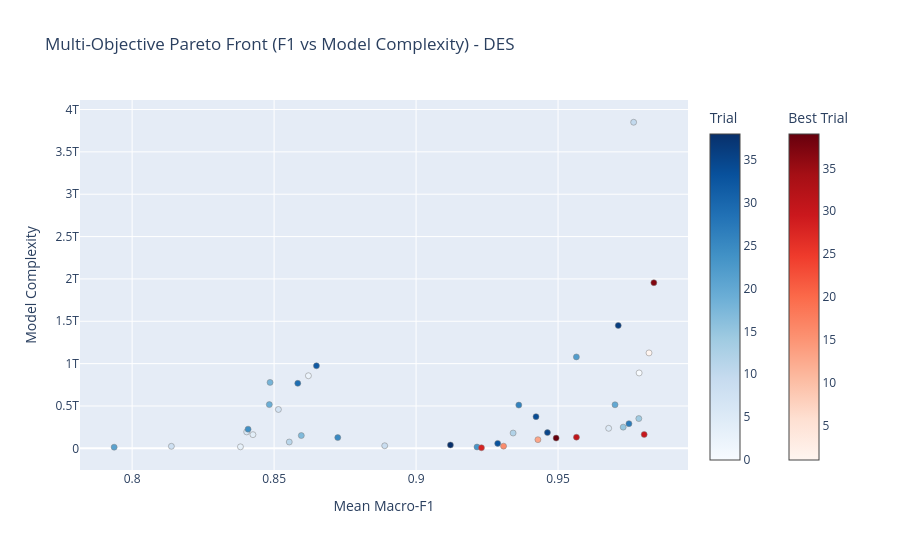
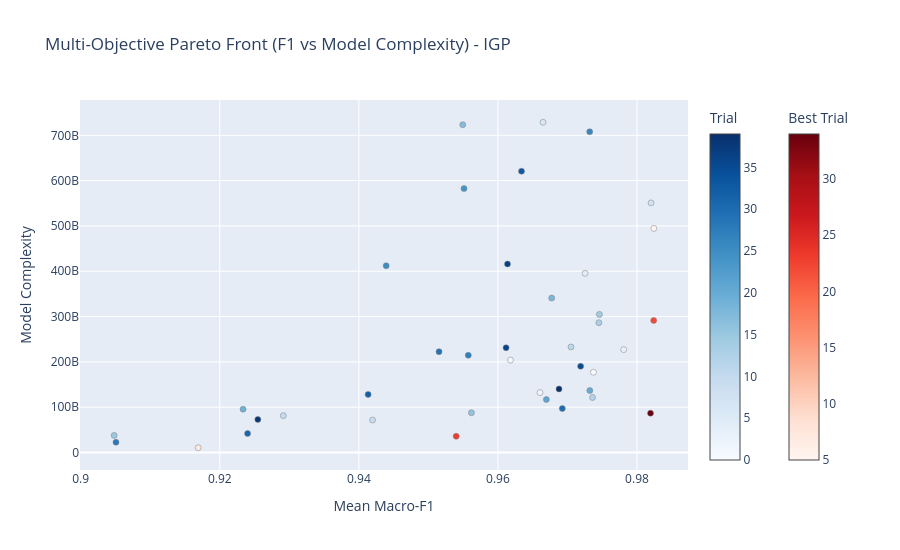
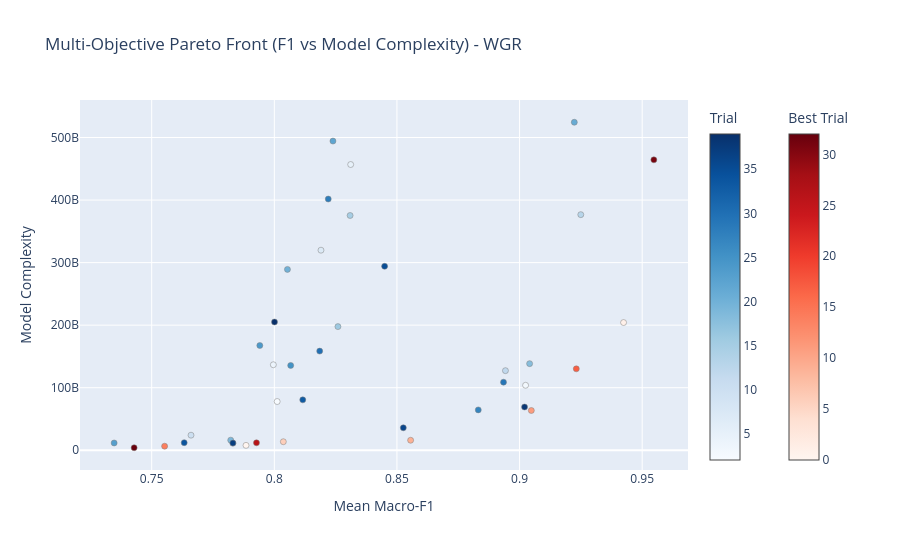
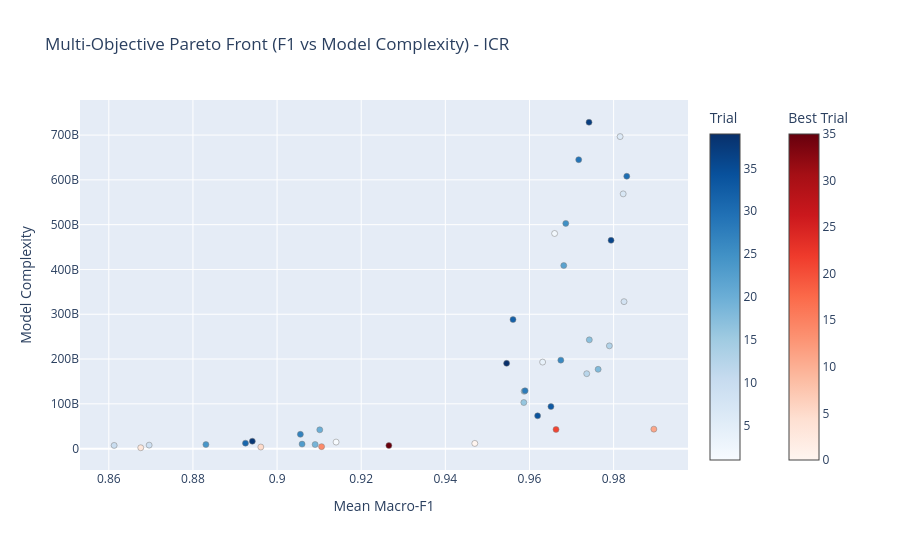

These figures' notebook cell, in order:
### Code cell
# Cell 2: Master Pipeline (Data Prep -> Optuna -> Plotting -> Export)
for region in TARGET_REGIONS:
    print(f"\n{'='*70}")
    print(f"🚀 STARTING PIPELINE FOR REGION: {region}")
    print(f"{'='*70}\n")
    # --- STEP 1: Load Features ---
    with open(artifact_dir / f"{region}_ranked_features.json", "r") as f:
        all_ranked = json.load(f)["ranked_features"]
    with open(artifact_dir / f"{region}_uncorrelated_features.json", "r") as f:
        uncorr_ranked = json.load(f)["uncorrelated_features"]
    
    print(f"[{region}] Loaded {len(all_ranked)} ranked features, {len(uncorr_ranked)} uncorrelated features.")

    # --- STEP 2: Pre-Partition Data ---
    print(f"[{region}] Loading and caching benchmark years...")
    region_dir = data_base_dir / region
    cache_dir = Path(f'data/cache_splits_{region}')
    
    if cache_dir.exists():
        shutil.rmtree(cache_dir)
    cache_dir.mkdir(parents=True, exist_ok=True)
    
    for yr in BENCHMARK_YEARS:
        sp = load_year_split(region, yr, all_ranked, gated=True)
        X_train, y_train = sp['train']
        X_val, y_val = sp['val']
        X_test, y_test = sp['test']

        total_samples = len(X_train) + len(X_val) + len(X_test)
        print(f"{yr}  Train: {len(X_train)/total_samples:.2%}  "
              f"Val: {len(X_val)/total_samples:.2%}  Test: {len(X_test)/total_samples:.2%}")

        np.savez_compressed(cache_dir / f"split_{yr}.npz", X_tr=X_train, y_tr=y_train,
                            X_val=X_val, y_val=y_val, X_test=X_test, y_test=y_test)
        del X_train, y_train, X_val, y_val, X_test, y_test, sp
        gc.collect()

    # --- STEP 3: Optuna Optimization ---
    print(f"\n[{region}] Executing Optuna Study...")
    feat_to_idx = {name: i for i, name in enumerate(all_ranked)}
    ref_col_series = parent_ref_df[region] if region in parent_ref_df.columns else None

    def objective(trial):
        sampling_strategy = trial.suggest_categorical("sampling_strategy", ["stratified", "reference_balanced"])
        feat_strategy = trial.suggest_categorical("feature_strategy", ["all", "uncorrelated"])
        
        if feat_strategy == "uncorrelated":
            active_names = uncorr_ranked
        else:
            num_bands = trial.suggest_int("max_input_features", 10, len(all_ranked))
            active_names = all_ranked[:num_bands]
            
        active_col_idx = [feat_to_idx[f] for f in active_names]
        train_fraction = trial.suggest_float("train_fraction", 0.10, 1.0, step=0.20)
        min_leaf = trial.suggest_int("minLeafPopulation", 2, 12)
        n_trees = trial.suggest_int("numberOfTrees", 50, 150, step=25)

        rf_params = {
            "n_estimators": n_trees, "min_samples_leaf": min_leaf,
            "max_features": "sqrt", "max_depth": None,
            "n_jobs": 2, "random_state": 42
        }

        yearly_macro_f1s = []
        annual_training_sample_counts = []
        all_year_max_nodes = []
        rng = np.random.RandomState(42)

        for yr in BENCHMARK_YEARS:
            data = np.load(cache_dir / f"split_{yr}.npz")
            X_tr, y_tr, X_val, y_val = data['X_tr'], data['y_tr'], data['X_val'][:, active_col_idx], data['y_val']
            target_n = int(len(X_tr) * train_fraction)

            if train_fraction >= 0.99 and sampling_strategy == "stratified":
                chosen_local = np.arange(len(X_tr))
            elif sampling_strategy == "reference_balanced" and ref_col_series is not None:
                chosen_local = get_balanced_indices(y_tr, target_n, ref_col_series, rng)
            else:
                chosen_local = []
                for cls in np.unique(y_tr):
                    cls_indices = np.where(y_tr == cls)[0]
                    n_take = max(3, int(target_n * len(cls_indices) / len(y_tr)))
                    chosen_local.extend(rng.choice(cls_indices, size=min(len(cls_indices), n_take), replace=False))
                chosen_local = np.array(chosen_local)

            annual_training_sample_counts.append(len(chosen_local))
            X_sub, y_sub = X_tr[chosen_local][:, active_col_idx], y_tr[chosen_local]

            clf = RandomForestClassifier(**rf_params)
            clf.fit(X_sub, y_sub)

            all_year_max_nodes.append(max(tree.tree_.node_count for tree in clf.estimators_))
            yearly_macro_f1s.append(f1_score(y_val, clf.predict(X_val), average="macro"))

            del data, X_tr, y_tr, X_val, y_val, X_sub, y_sub, clf
            gc.collect()

        mean_macro_f1 = float(np.mean(yearly_macro_f1s))
        samples_per_year = int(np.mean(annual_training_sample_counts))
        max_nodes_observed = int(max(all_year_max_nodes))
        num_features = len(active_col_idx)
        single_model_complexity = float(samples_per_year * num_features * n_trees * max_nodes_observed)

        trial.set_user_attr("samples_per_year", samples_per_year)
        trial.set_user_attr("num_features", num_features)
        trial.set_user_attr("max_nodes", max_nodes_observed)
        trial.set_user_attr("model_complexity", single_model_complexity)

        return mean_macro_f1, single_model_complexity

    # Standard in-memory study
    study = optuna.create_study(
        study_name=f"rf_{region}", 
        directions=["maximize", "minimize"]
    )
    study.optimize(objective, n_trials=40, n_jobs=1)

    # --- STEP 4: Plotly Visualization ---
    print(f"\n[{region}] Generating Pareto Html...")
    fig_plotly = plot_pareto_front(study, target_names=["Mean Macro-F1", "Model Complexity"])
    fig_plotly.update_layout(title=f"Multi-Objective Pareto Front (F1 vs Model Complexity) - {region}", width=900, height=550)
    fig_plotly.write_html(output_config_dir / f"{region}_pareto_frontier.html")
    fig_plotly.show()

    # --- STEP 5: Data Export ---
    print(f"[{region}] Exporting Trial Data to CSV/JSON...")
    df_all_trials = study.trials_dataframe()
    df_all_trials.to_csv(output_config_dir / f"{region}_all_trials.csv", index=False)
    df_all_trials.to_json(output_config_dir / f"{region}_all_trials.json", orient="records", indent=4)

    # --- STEP 6: Matplotlib Custom Pareto Analysis ---
    pareto_records = []
    for t in study.best_trials:
        strat = t.params.get("feature_strategy", "all")
        n_feats = len(uncorr_ranked) if strat == "uncorrelated" else t.params.get("max_input_features", len(all_ranked))
            
        pareto_records.append({
            "trial_number": t.number,
            "macro_f1": float(t.values[0]),
            "model_complexity": float(t.values[1]),
            "samples_per_year": t.user_attrs.get("samples_per_year"),
            "num_features": t.user_attrs.get("num_features", n_feats),
            "max_nodes": t.user_attrs.get("max_nodes"),
            "trees": t.params.get("numberOfTrees"),
            "min_leaf": t.params.get("minLeafPopulation"),
            "sampling": t.params.get("sampling_strategy"),
            "feature_strat": strat,
            "train_fraction": t.params.get("train_fraction")
        })

    if pareto_records:
        df_pareto = pd.DataFrame(pareto_records).sort_values("model_complexity")
        df_pareto.to_csv(output_config_dir / f"{region}_pareto_frontier.csv", index=False)
        df_pareto.to_json(output_config_dir / f"{region}_pareto_frontier.json", orient="records", indent=4)

        fig, ax = plt.subplots(figsize=(11, 7))
        ax.plot(df_pareto["model_complexity"], df_pareto["macro_f1"], color="#d62728", linestyle="--", linewidth=2, alpha=0.8, zorder=2, label="Pareto Efficient Frontier")
        scatter = ax.scatter(df_pareto["model_complexity"], df_pareto["macro_f1"], c=df_pareto["num_features"], cmap="viridis", s=180, edgecolor="black", linewidth=1.5, zorder=3)
        
        cbar = plt.colorbar(scatter, ax=ax)
        cbar.set_label("Number of Features / Bands", fontsize=11)

        for _, row in df_pareto.iterrows():
            label_text = f"Trial {int(row['trial_number'])}\n({int(row['trees'])}T, leaf={int(row['min_leaf'])}, {int(row['num_features'])}B)"
            ax.annotate(
                label_text, xy=(row["model_complexity"], row["macro_f1"]), xytext=(0, 14), textcoords="offset points",
                ha="center", fontsize=9, fontweight="bold",
                bbox=dict(boxstyle="round,pad=0.25", fc="white", ec="gray", alpha=0.85),
                arrowprops=dict(arrowstyle="->", connectionstyle="arc3,rad=0", color="gray", lw=0.8)
            )

        ax.set_xscale("log")
        ax.set_title(f"Pareto Frontier Solutions Only: Macro-F1 vs Model Complexity ({region})", fontsize=14, pad=15)
        ax.set_xlabel("Model Complexity (Log Scale: Samples × Bands × Trees × Max Nodes)", fontsize=12)
        ax.set_ylabel("Mean Annual Macro-F1 (Maximize)", fontsize=12)
        ax.grid(True, which="both", linestyle="--", alpha=0.5)

        y_margin = (df_pareto["macro_f1"].max() - df_pareto["macro_f1"].min()) * 0.25
        ax.set_ylim(df_pareto["macro_f1"].min() - 0.005, df_pareto["macro_f1"].max() + y_margin)

        plt.tight_layout()
        plt.savefig(output_config_dir / f"{region}_pareto_only_frontier.png", dpi=300, bbox_inches="tight")
        plt.show()

        print(f"\n=== Pareto-Optimal Candidates Table for {region} ===")
        display_cols = ["trial_number", "macro_f1", "model_complexity", "samples_per_year", "num_features", "trees", "min_leaf", "feature_strat", "sampling"]
        print(df_pareto[display_cols].to_string(index=False))

    print(f"\n[{region}] Pipeline Complete!\n")
    gc.collect()
